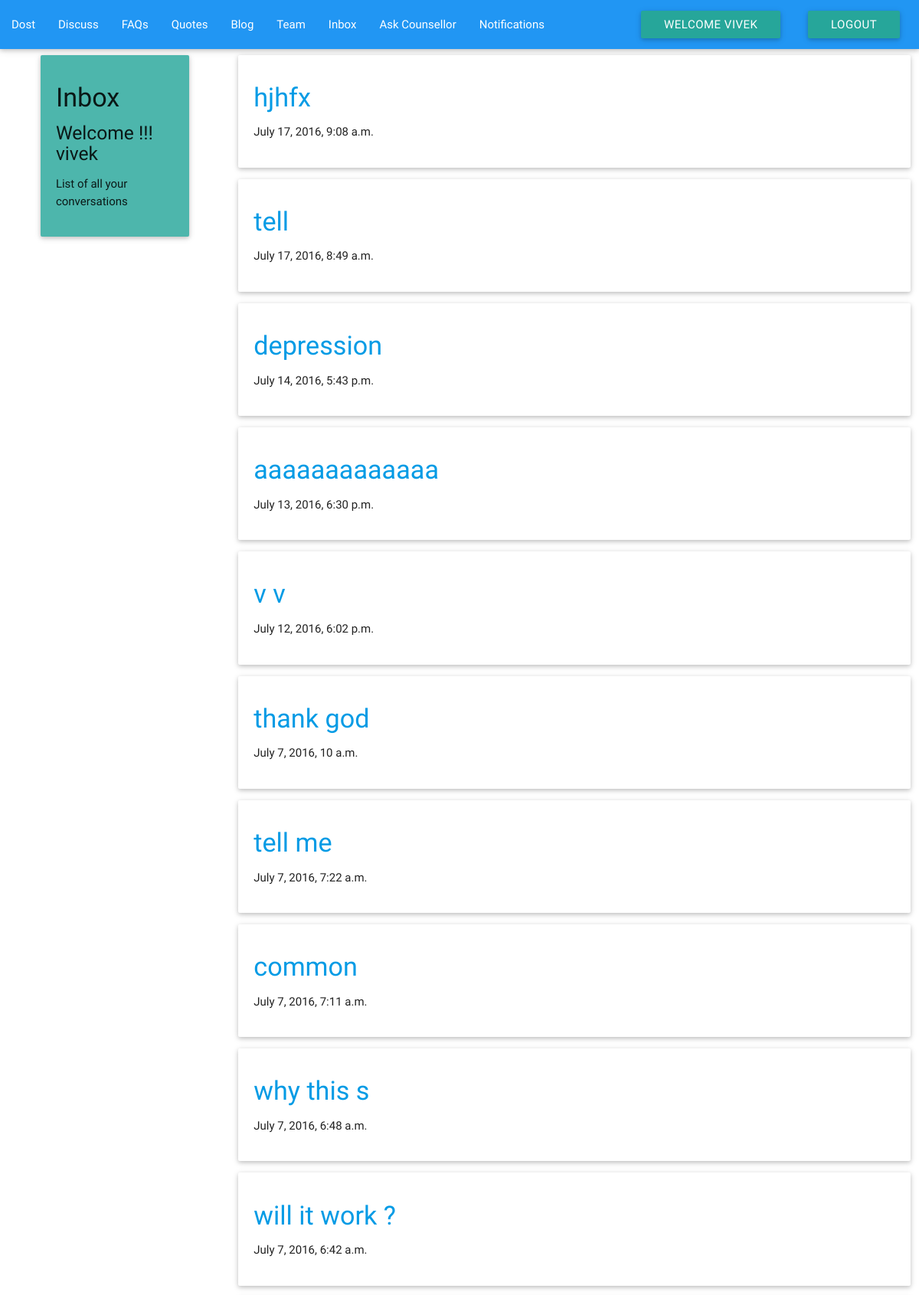
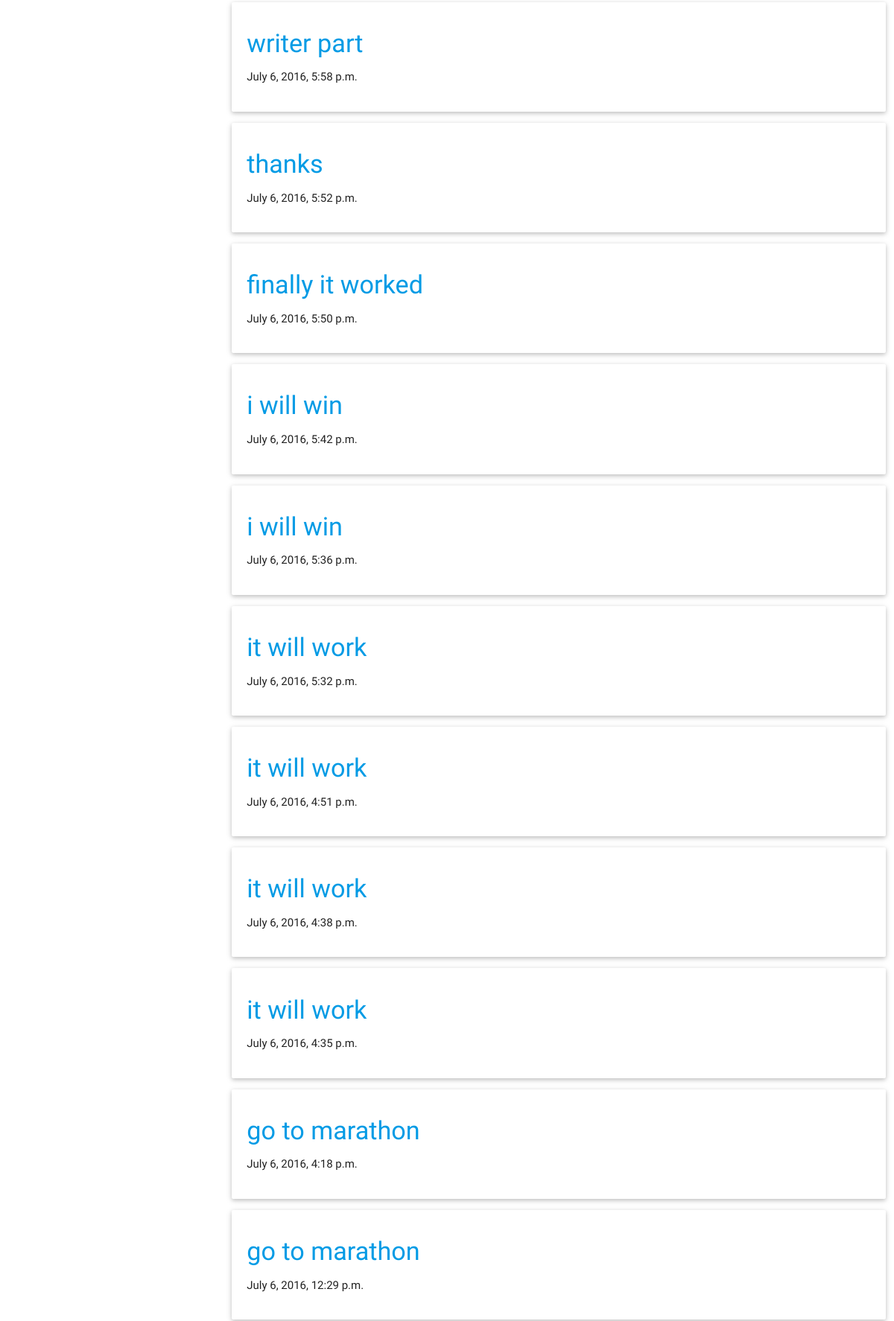
Screenshot of /counsellor/myinbox/ (signed in, upper part) with the database file from the repository (2 pictures, top to bottom).
### counselor/models.py (models this page shows, shortened)
class message(models.Model):
    title = models.CharField(max_length=120)
    content = models.TextField(default='')
    timestamp = models.DateTimeField(auto_now_add=True, auto_now=False)
    updated = models.DateTimeField(auto_now_add=False, auto_now=True)
    writer = models.ForeignKey(User, editable=True, blank=False, null=True)

### counselor/views.py (the view)
# urls.py: url(r'^myinbox/(?P<id>\d+)/$', views.myinboxDetail),
def myinbox(request):
    current_user = request.user
    queryset = message.objects.filter(writer=current_user).order_by("-timestamp")
    context = {
        "queryset": queryset,
        "user": current_user
    }
    return render(request, "counselor/my_inbox.html", context)

### counselor/templates/counselor/my_inbox.html
{% extends "main/base.html" %}
{% block content  %}
   <div class="container-fluid" >
                    <div class="row" >
                        <div class="col s12 m4 l3 " >
                            <div class="container ">
                                <div class="card-panel teal lighten-2" >
                                    <h4> Inbox </h4>
                                    <h5> Welcome !!! {{ user }}</h5>
                                    <p> List of all your conversations </p>
                                </div>
                       </div>
                       </div>
                        <div class="col s12 m8 l9">
                            {% for obj in queryset %}
                                   <div class="card-panel">
                                  <a href='{{ obj.id }}'> <h4>{{ obj.title }}</h4>  </a>
                                    <ul>{{ obj.timestamp }} </ul>
                                   </div>
                            {% endfor %}
                        </div>
                     </div>
    </div>
{% endblock content %}

### main/templates/main/base.html (shortened to what this page needs)
<!DOCTYPE html>
<html lang="en" xmlns="http://www.w3.org/1999/html" xmlns="http://www.w3.org/1999/html">
<head>
      <link type="text/css" rel="stylesheet" href=" {% static 'main2/css/materialize.min.css' %} "  media="screen,projection"/>
</head>
<body>
    <nav class="navbar navbar-default ">
        <div class="container-fluid" >
            <div class="navbar-header" >
                <ul class="nav navbar-nav">
                    <li> <a href="/" >Dost</a></li>
                    <li> <a href="/discussions" >Discuss</a></li>
                    <li> <a href="/faqs" >FAQs</a></li>
                    <li> <a href="/quotes" > Quotes</a></li>
                    <li> <a href="/blog" > Blog</a></li>
                    <li> <a href="/team" > Team</a></li>
                    {% if user.is_authenticated %}
                           {% if request.user.username == "counselor1" %}
                           <li> <a href="/counsellor/messlist/" >MessageList</a></li>
                           <li> <a href="/counsellor/notifi/" >Notifications</a></li>
                           {% else %}
                            <li> <a href="/counsellor/myinbox/" >Inbox</a></li>
                            <li> <a href="/counsellor/ask" >Ask Counsellor</a></li>
                            <li> <a href="/counsellor/notifi/" >Notifications</a></li>
                           {% endif %}
                    {% endif %}
                    {% if user.is_authenticated %}
                       <ul class="right hide-on-med-and-down">
                        <li  style="margin:0px 5px 0px 0px;"><a href="" class="waves-effect waves-light btn"> Welcome {{ user.username }} </a>  </li>
                        <li style="margin:0px 10px 0px 0px;"><a href="/logout" class="waves-effect waves-light btn">Logout</a> </li>
                        </ul>
                    {% else %}
                        <ul class="right hide-on-med-and-down">
                    	<li style=""><a href="/login" class="waves-effect waves-light btn">LOGIN</a></li>
						<li style=""><a href="/register" class="waves-effect waves-light btn">SIGNUP NOW</a></li>
                        </ul>
                    {% endif %}
                    </ul>
        </div>
            </div>
    </nav>
            {% block content %}
            {% endblock content %}
    </body>
</html>

### rows the page displays
message: title "hjhfx", timestamp "July 17, 2016, 9:08 a.m."
message: title "tell", timestamp "July 17, 2016, 8:49 a.m."
message: title "depression", timestamp "July 14, 2016, 5:43 p.m."
message: title "aaaaaaaaaaaaa", timestamp "July 13, 2016, 6:30 p.m."
message: title "v v", timestamp "July 12, 2016, 6:02 p.m."
message: title "thank god", timestamp "July 7, 2016, 10 a.m."
message: title "tell me", timestamp "July 7, 2016, 7:22 a.m."
message: title "common", timestamp "July 7, 2016, 7:11 a.m."
message: title "why this s", timestamp "July 7, 2016, 6:48 a.m."
message: title "will it work ?", timestamp "July 7, 2016, 6:42 a.m."
message: title "writer part", timestamp "July 6, 2016, 5:58 p.m."
message: title "thanks", timestamp "July 6, 2016, 5:52 p.m."
message: title "finally it worked", timestamp "July 6, 2016, 5:50 p.m."
message: title "i will win", timestamp "July 6, 2016, 5:42 p.m."
message: title "i will win", timestamp "July 6, 2016, 5:36 p.m."
message: title "it will work", timestamp "July 6, 2016, 5:32 p.m."
message: title "it will work", timestamp "July 6, 2016, 4:51 p.m."
message: title "it will work", timestamp "July 6, 2016, 4:38 p.m."
message: title "it will work", timestamp "July 6, 2016, 4:35 p.m."
message: title "go to marathon", timestamp "July 6, 2016, 4:18 p.m."
message: title "go to marathon", timestamp "July 6, 2016, 12:29 p.m."

### other values shown
{{ user.username }} "VIVEK"
{{ user }} "vivek"
